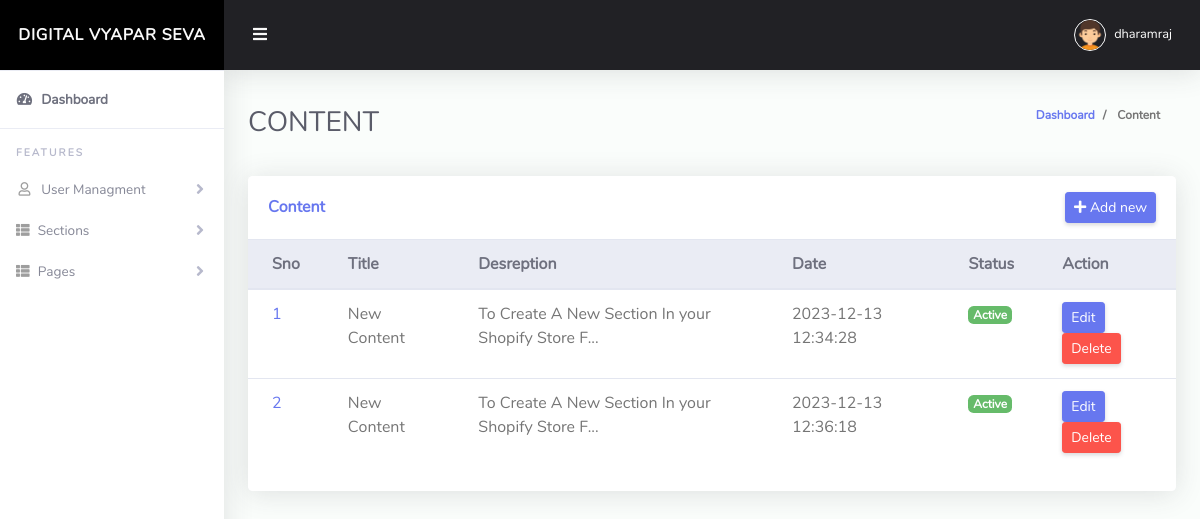
The app's page /content.php (signed in) with its own data.
### tables this page shows
CREATE TABLE `section_content` (
  `sno` int(11) NOT NULL,
  `content_title` varchar(500) NOT NULL,
  `content_desc` longtext NOT NULL,
  `created_date` timestamp NOT NULL DEFAULT current_timestamp(),
  `Updated_date` timestamp NOT NULL DEFAULT current_timestamp() ON UPDATE current_timestamp(),
  `content_seq` int(11) NOT NULL DEFAULT 0,
  `content_status` int(11) NOT NULL DEFAULT 0
);

### config/class.php (called while the page is built, shortened)
<?php
class Db_functions
{
    private $servername = "localhost";
    private $username = "root";
    private $password = "";
    private $db_name = "grtrading_section";
    protected $conn = "";
    public function __construct()
    {
        $this->conn = new mysqli($this->servername, $this->username, $this->password, $this->db_name);
    }
    function exe_query($sql_qry)
    {
        $qry = $this->conn->query($sql_qry);
        return $qry;
    }
    function data_fetch($qry)
    {
        $qry_exe = $this->exe_query($qry);
        if (mysqli_num_rows($qry_exe) > 0) {
            while ($data = mysqli_fetch_assoc($qry_exe)) {
                $array[] = $data;
            }
        } else {
            $array = 0;
        }
        return $array;
    }
}

### content.php (the view)
<?php
require "./header.php";
$content_fetch = new Db_functions();
?>
<div class="row">
    <div class="col-lg-12 mb-4">
        <div class="card">
            <div class="card-header py-3 d-flex flex-row align-items-center justify-content-between">
                <h6 class="m-0 font-weight-bold text-primary">Content</h6>
                <a class="btn btn-primary btn-sm" href="./new_content">
                    <i class=" fa fa-plus"></i> Add new
                </a>
            </div>
            <div class="table-responsive">
                <table class="table align-items-center table-flush">
                    <thead class="thead-light">
                        <tr>
                            <th>Sno</th>
                            <th>Title</th>
                            <th>Desreption</th>
                            <th>Date</th>
                            <th>Status</th>
                            <th>Action</th>
                        </tr>
                    </thead>
                    <tbody>
                        <?php
                        $qry = "SELECT * FROM `section_content`";
                        $result = $content_fetch->data_fetch($qry);
                        ?>
                        <?php
                        if ($result != 0) {
                            $sno = 0;
                            foreach ($result as $key => $content_data) {
                                $sno++;
                        ?>
                                <tr>
                                    <td><a href="#">
                                            <?= $sno ?>
                                        </a></td>
                                    <td>
                                        <?= $content_data['content_title']; ?>
                                    </td>
                                    <td>
                                        <?= substr(urldecode($content_data['content_desc']), 0, 50) . "..." ?>
                                    </td>
                                    <td>
                                        <?= $content_data['created_date'] ?>
                                    </td>
                                    <td><span class="badge badge-success">Active</span></td>
                                    <td><a href="" class="btn btn-sm btn-primary">Edit</a>
                                        <a href="" class="btn btn-sm btn-danger">Delete</a>
                                    </td>
                                </tr>
                        <?php }
                        } else {
                            echo "No Cotent Found";
                        }
                        ?>
                    </tbody>
                </table>
            </div>
            <div class="card-footer"></div>
        </div>
    </div>
</div>
<?php
require "./footer.php";
?>

### css/admin.css (style rules this page uses)
html { position: relative; min-height: 100%; font-family: Nunito; }
body { height: 100%; }
.table-flush td, .table-flush th { border-right: 0; border-left: 0; }
.table-flush tbody tr:first-child td, .table-flush tbody tr:first-child th { border-top: 0; }
.table-flush tbody tr:last-child td, .table-flush tbody tr:last-child th { border-bottom: 0; }
.card .table { margin-bottom: 0; }
.card .table td, .card .table th { padding-right: 1.5rem; padding-left: 1.5rem; }
.card { -webkit-box-shadow: 0 0.15rem 1.75rem 0 rgba(58, 59, 69, 0.15) !important; box-shadow: 0 0.15rem 1.75rem 0 rgba(58, 59, 69, 0.15) !important; }

### records on screen
section_content: content_title "New Content", content_desc "To Create A New Section In your Shopify Store F", created_date "2023-12-13 12:34:28"
section_content: content_title "New Content", content_desc "To Create A New Section In your Shopify Store F", created_date "2023-12-13 12:36:18"

### other values on screen
$_SESSION['user_name'] "dharamraj"
$currunt_page "CONTENT"
$currunt_page "Content"
